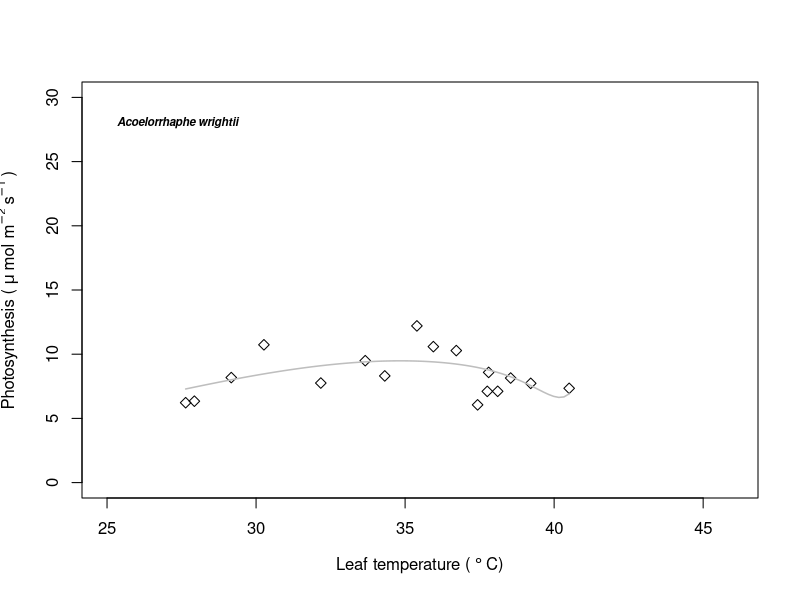
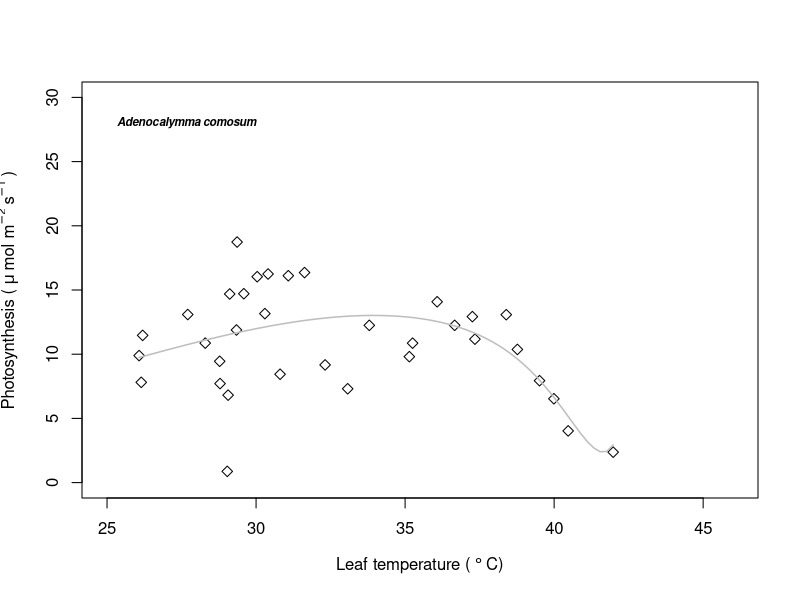
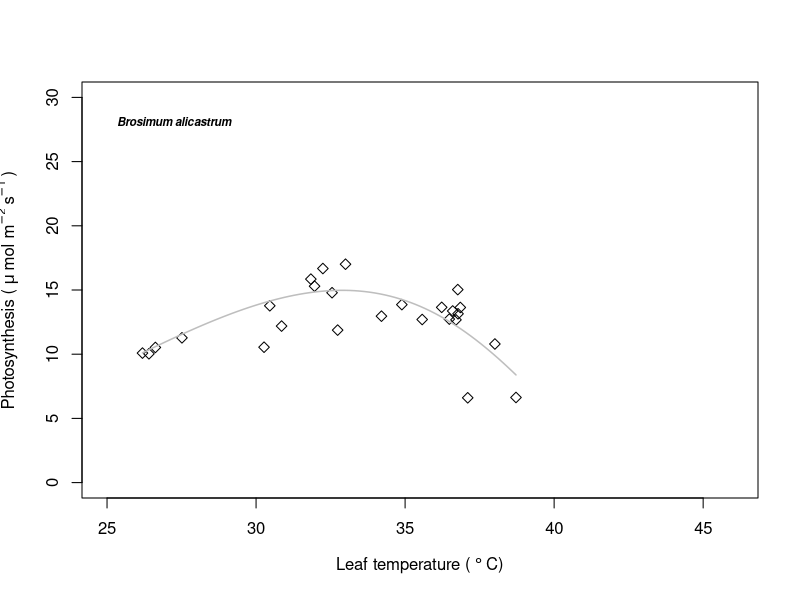
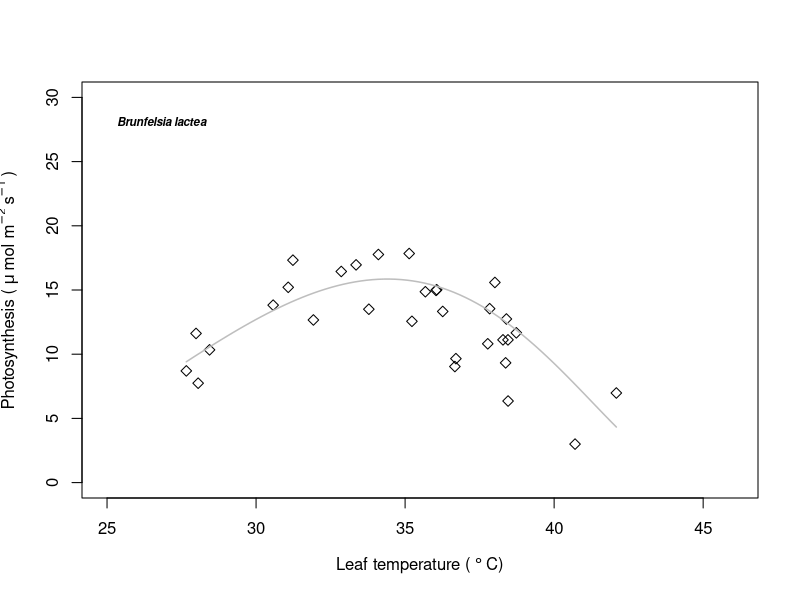
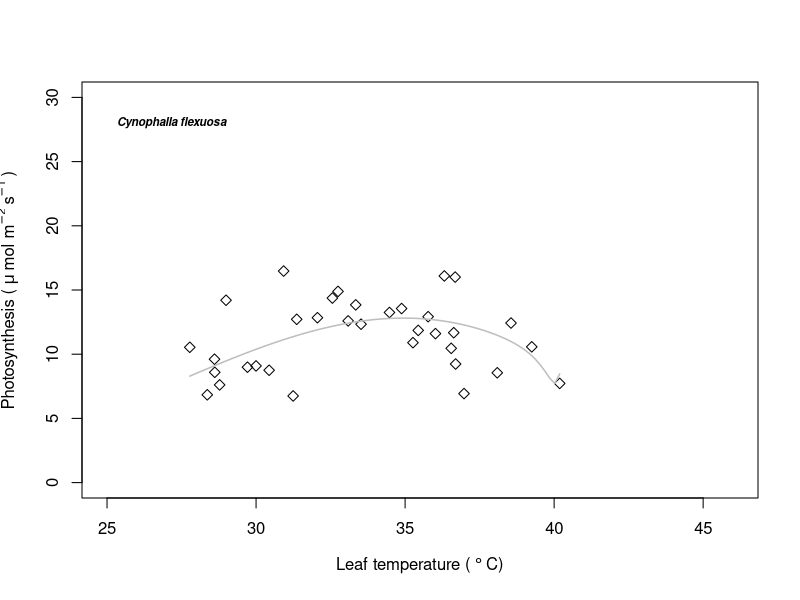

Write R code to recreate these figures, in order.
#Thanks for checking out this code for fitting temperature-assimilation curves 
#Be sure to the read the Read.me.txt file.
#Below, the "ATcurve" function can be used to calculate  Topt, Popt, "Omega", and Tmax. These parameters are calculated using 
#two separate models. Model "1" is used to estimate Topt, Popt, "Omega", and model "2" is used to estimate a second set of estimates of Topt, Popt, plus Tmax.
#The model you want to use can be indicated as "1", "2", or both ("3").
#For this function, define the the columns with the 1) leaf temperature & 2) Assimilation variables, then the 3) id/unique factor that you 
#want to estimate the heat tolerances for 4)  indicate if you want to make plots, 6) the number of bootsrap iterations for estimating heat tolerances,
# and 7) the model(s) you want to use.

setwd("/Users/timothyperez/Google Drive/Git_stuff/Git_projects/AT_curve_function/")
atdat=read.csv("Sample_AT.data.csv")
set.seed(23)
#Tleaf=atdat$Tleaf; A=atdat$A; id=atdat$species; plot.est=T; boots; mods=3

ATcurve=function( Tleaf, Assimilation, id, plot.est, boots, mods){
  l1=list(plot.est=plot.est, boots=boots, mods=mods)
  attach(l1)
  ATdf=data.frame(Tleaf=Tleaf, A=Assimilation, id=id)
  return(do.call("rbind", by(ATdf, list(ATdf$id),  function(df){
    Tleaf=df[,which(colnames(df)=="Tleaf")]
    A=df[,which(colnames(df)=="A")]
    id=df[,which(colnames(df)=="id")]
    if(mods==1|mods==3){
      P.opt=T.opt=T.omeg=c()#empty vectors that will hold estimates for Topt and Popt for each iteration of bootstrapping/resampling
      pred.assim=matrix(NA,75,boots)
      for(k in 1:boots){
        srows <- sample(1:length(Tleaf),length(Tleaf),TRUE)#randomly selcts rows from our subset data=
        #If else to catch errors when nls model is parameters are unable to converge
        if(class(try(nls(A[srows]~ (Pop*exp(-((Tleaf[srows] - Top)/(omeg))^2)), start = list(Pop=15,  Top=28, omeg=18)), silent=T)[[1]])=="nlsModel")
        {fit.Tleaf <- nls(A[srows]~ (Pop*exp(-((Tleaf[srows] - Top)/(omeg))^2)),  start = list(Pop=15,  Top=28, omeg=18))
        
        tleafx=seq(from=min(na.omit(Tleaf[srows])), to=max(na.omit(Tleaf[srows])), length.out = 75)
        
        predA=(coef(fit.Tleaf)[[1]]*exp(-((tleafx - coef(fit.Tleaf)[[2]])/(coef(fit.Tleaf)[[3]]))^2))
        df3=data.frame(Tleafs=tleafx, A=predA)
        pred.assim[,k]=predA #These are he predictions from the leaf temperatre model...in other words these are the assimilation rates
        T.opt[k]=coef(fit.Tleaf)[2] #Here we extract the leaf temperature where assiilation is predictd to be highest
        T.omeg[k]=coef(fit.Tleaf)[3]#Here we extract the leaf temperature where assiilation is predictd to be highest
        P.opt[k]=max(df3$A)
        }else{(class(try(nls(A[srows]~ (Pop*exp(-((Tleaf[srows] - Top)/(omeg))^2)),  start = list(Pop=15,  Top=28, omeg=18)), silent=T)[[1]])=="list")
          pred.assim[,k]=NA
          T.opt[k]=NA
          P.opt[k]=NA
          T.omeg[k]=NA}
      }
      #Calculates the 95% confidence interval and the mean for our bootstrapped data
      #A.boot=t(apply(pred.assim, 1, function(x){quantile(x,c(0.025,0.975),na.rm=T)}))
      A.mean=t(apply(pred.assim, 1, function(x){mean(na.omit(x))}))}
    
    if(mods==2|mods==3){
      P.opt2=T.opt2=T.max=T.min=c()#empty vectors that will hold estimates for Topt and Popt for each iteration of bootstrapping/resampling
      pred.assim2=matrix(NA,75,boots)
      #v bootstrapping starts
      for(k in 1:boots){
        srows <- sample(1:length(Tleaf),length(Tleaf),TRUE)#randomly selcts rows from our subset data
        if(class(try(nls(A[srows]~ (b*(Tleaf[srows] - Tmin)*( 1-( exp(cc*(Tleaf[srows]-Tmax)))))^2, start = list(b=.1, cc=.1, Tmax=48, Tmin=13)), silent=T)[[1]])=="nlsModel")
        {fit.Tleaf2 <- nls(A[srows]~ (b*(Tleaf[srows] - Tmin)*( 1-( exp(cc*(Tleaf[srows]-Tmax)))))^2, start = list(b=.1, cc=.1, Tmax=48, Tmin=13))
        tleafx=seq(from=min(na.omit(Tleaf[srows])), to=max(na.omit(Tleaf[srows])), length.out = 75)
        
        pred.assim2.1=(coef(fit.Tleaf2)[[1]]*(seq(from=min(na.omit(Tleaf[srows])), to=max(na.omit(Tleaf[srows])), length.out = 75) - coef(fit.Tleaf2)[[4]])*( 1-( exp(coef(fit.Tleaf2)[[2]]*(seq(from=min(na.omit(Tleaf[srows])), to=max(na.omit(Tleaf[srows])), length.out = 75)-coef(fit.Tleaf2)[[3]])))))^2
        df32=data.frame(Tleafs=tleafx, A=pred.assim2.1)
        pred.assim2[,k]=pred.assim2.1 #These are he predictions from the leaf temperatre model...in other words these are the assimilation rates
        T.opt2[k]=df32[which(df32$A==max(df32$A)),]$Tleafs#Here we extract the leaf temperature where assiilation is predictd to be highest
        T.max[k]=coef(fit.Tleaf2)[3]#Here we extract the leaf temperature where assiilation is predictd to be highest
        P.opt2[k]=max(df32$A)
        T.min[k]=coef(fit.Tleaf2)[4]
        #aftop=df3[which(df3$Tleafs>30),]
        #T.max[k]=which(abs(aftop$A-1)==min(abs(aftop$A-1)))
        #lines(pred.df$GDs, pred.GD, col=alpha(df2$kolor, 0.025))
        }else{(class(try(nls(A~ (b*(Tleaf - Tmin)*( 1-( exp(cc*(Tleaf-Tmax)))))^2, data=df2, start = list(b=.1, cc=.1, Tmax=48, Tmin=13)), silent=T)[[1]])=="list")
          pred.assim2[,k]=NA
          T.opt2[k]=NA
          P.opt2[k]=NA
          T.max[k]=NA
        }}
      #Calculates the 95% confidence interval and the mean for our bootstrapped data
      #A2.boot=t(apply(pred.assim2, 1, function(x){quantile(x,c(0.025,0.975),na.rm=T)}))
      A2.mean=t(apply(pred.assim2, 1, function(x){mean(na.omit(x))}))}
    
    if(plot.est==T){
      plot(Tleaf,A, col="black", ylim=c(0,30), pch=5, xlim=c(25,46), 
           ylab=expression("Photosynthesis ("~mu~"mol m"^-2~"s"^-1~")"),
           xlab=expression("Leaf temperature ("~degree~ "C)") )
      text(25,28,pos=4, paste(unique(paste(id))), font=4,cex=.7)
      
      if(mods==1|mods==3){ 
        lines(seq(from=min(na.omit(Tleaf)), to=max(na.omit(Tleaf)), length.out = 75), A.mean, col="black", lwd=1.5)
      }
      if(mods==2|mods==3){
        lines(seq(from=min(na.omit(Tleaf)), to=max(na.omit(Tleaf)), length.out = 75), A2.mean, col="gray", lwd=1.5)
      }}
    
    mean.Topt=NA
    mean.Popt=NA
    mean.Tomeg=NA
    if(mods==1|mods==3){
      mean.Topt=mean(na.omit(T.opt)) 
      mean.Popt=mean(na.omit(P.opt))
      mean.Tomeg=mean(na.omit(T.omeg))}
    
    mean.Topt2=NA
    mean.Popt2=NA
    mean.Tmax=NA
    if(mods==2|mods==3){
      mean.Topt2=mean(na.omit(T.opt2)) 
      mean.Popt2=mean(na.omit(P.opt2))
      mean.Tmax=mean(na.omit(T.max))}
    
    return(data.frame(id=paste(unique(id)), mean.Topt=mean.Topt, mean.Popt=mean.Popt, mean.Tomeg=mean.Tomeg,
                      mean.Topt2=mean.Topt2, mean.Popt2=mean.Popt2, mean.Tmax=mean.Tmax))
  }) ))
  detach(l1)}

#When plotting model 2, I've been noticing that at high (and sometimes low) temperatures, the model tends to increase
#I think this is an artifact of the bootstrapping procedure when the model is re-fit. This increase in modeled A at high temperature
#occurs when temperatures higher than those used to fit the model are used to predict new values of A. 
ATcurve(Tleaf=atdat$Tleaf, A=atdat$A, id=atdat$species, plot.est=T, boots=100, mods=2)